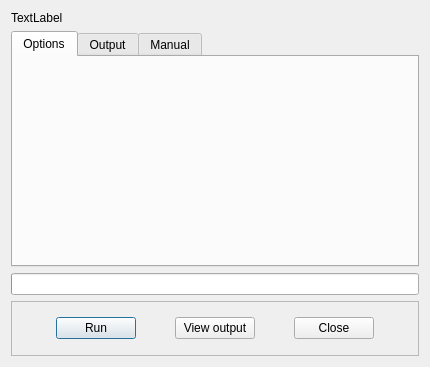
<ui version="4.0" >
 <class>QgsGrassModuleBase</class>
 <widget class="QDialog" name="QgsGrassModuleBase" >
  <property name="geometry" >
   <rect>
    <x>0</x>
    <y>0</y>
    <width>430</width>
    <height>367</height>
   </rect>
  </property>
  <property name="windowTitle" >
   <string>GRASS Module</string>
  </property>
  <layout class="QGridLayout" >
   <item row="1" column="0" >
    <widget class="QTabWidget" name="mTabWidget" >
     <widget class="QWidget" name="options" >
      <attribute name="title" >
       <string>Options</string>
      </attribute>
     </widget>
     <widget class="QWidget" name="output" >
      <attribute name="title" >
       <string>Output</string>
      </attribute>
      <layout class="QVBoxLayout" >
       <property name="leftMargin" >
        <number>0</number>
       </property>
       <property name="topMargin" >
        <number>0</number>
       </property>
       <property name="rightMargin" >
        <number>0</number>
       </property>
       <property name="bottomMargin" >
        <number>0</number>
       </property>
       <item>
        <widget class="QTextBrowser" name="mOutputTextBrowser" />
       </item>
      </layout>
     </widget>
     <widget class="QWidget" name="tab" >
      <attribute name="title" >
       <string>Manual</string>
      </attribute>
      <layout class="QVBoxLayout" >
       <property name="leftMargin" >
        <number>0</number>
       </property>
       <property name="topMargin" >
        <number>0</number>
       </property>
       <property name="rightMargin" >
        <number>0</number>
       </property>
       <property name="bottomMargin" >
        <number>0</number>
       </property>
       <item>
        <widget class="QTextBrowser" name="mManualTextBrowser" />
       </item>
      </layout>
     </widget>
    </widget>
   </item>
   <item row="0" column="0" >
    <widget class="QLabel" name="lblModuleName" >
     <property name="sizePolicy" >
      <sizepolicy vsizetype="Preferred" hsizetype="Expanding" >
       <horstretch>0</horstretch>
       <verstretch>0</verstretch>
      </sizepolicy>
     </property>
     <property name="text" >
      <string>TextLabel</string>
     </property>
    </widget>
   </item>
   <item row="3" column="0" >
    <widget class="QFrame" name="frame4" >
     <property name="frameShape" >
      <enum>QFrame::StyledPanel</enum>
     </property>
     <property name="frameShadow" >
      <enum>QFrame::Plain</enum>
     </property>
     <property name="lineWidth" >
      <number>0</number>
     </property>
     <property name="margin" stdset="0" >
      <number>0</number>
     </property>
     <layout class="QHBoxLayout" >
      <item>
       <spacer>
        <property name="orientation" >
         <enum>Qt::Horizontal</enum>
        </property>
        <property name="sizeType" >
         <enum>QSizePolicy::Expanding</enum>
        </property>
        <property name="sizeHint" >
         <size>
          <width>21</width>
          <height>31</height>
         </size>
        </property>
       </spacer>
      </item>
      <item>
       <widget class="QPushButton" name="mRunButton" >
        <property name="text" >
         <string>Run</string>
        </property>
       </widget>
      </item>
      <item>
       <spacer>
        <property name="orientation" >
         <enum>Qt::Horizontal</enum>
        </property>
        <property name="sizeType" >
         <enum>QSizePolicy::Expanding</enum>
        </property>
        <property name="sizeHint" >
         <size>
          <width>31</width>
          <height>31</height>
         </size>
        </property>
       </spacer>
      </item>
      <item>
       <widget class="QPushButton" name="mViewButton" >
        <property name="text" >
         <string>View output</string>
        </property>
       </widget>
      </item>
      <item>
       <spacer>
        <property name="orientation" >
         <enum>Qt::Horizontal</enum>
        </property>
        <property name="sizeHint" >
         <size>
          <width>31</width>
          <height>20</height>
         </size>
        </property>
       </spacer>
      </item>
      <item>
       <widget class="QPushButton" name="mCloseButton" >
        <property name="text" >
         <string>Close</string>
        </property>
       </widget>
      </item>
      <item>
       <spacer>
        <property name="orientation" >
         <enum>Qt::Horizontal</enum>
        </property>
        <property name="sizeType" >
         <enum>QSizePolicy::Expanding</enum>
        </property>
        <property name="sizeHint" >
         <size>
          <width>21</width>
          <height>31</height>
         </size>
        </property>
       </spacer>
      </item>
     </layout>
    </widget>
   </item>
   <item row="2" column="0" >
    <widget class="QProgressBar" name="mProgressBar" />
   </item>
  </layout>
 </widget>
 <layoutdefault spacing="6" margin="11" />
 <resources/>
 <connections/>
</ui>
